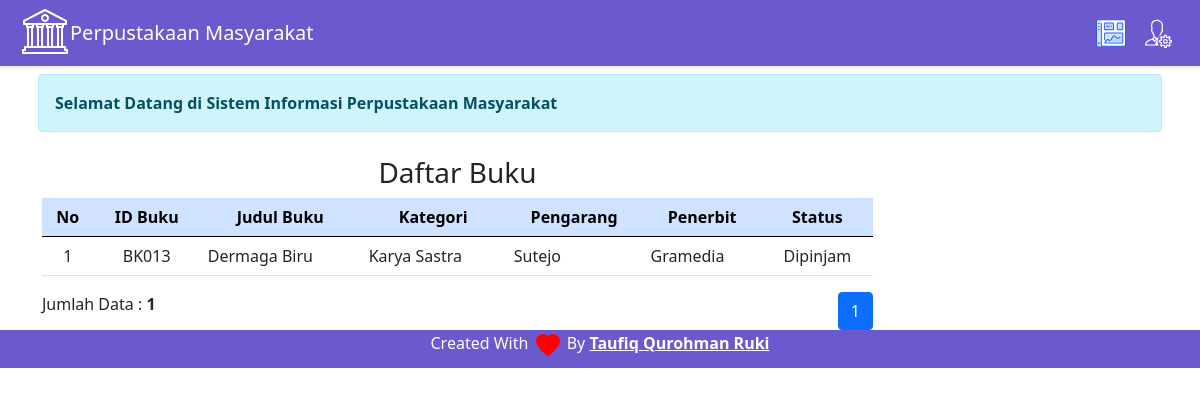
The app's page /depan.php with its own data.
### tables this page shows
CREATE TABLE `tbbuku` (
  `idbuku` varchar(5) NOT NULL,
  `judulbuku` varchar(50) NOT NULL,
  `gambar` varchar(200) NOT NULL,
  `kategori` varchar(50) NOT NULL,
  `pengarang` varchar(40) NOT NULL,
  `penerbit` varchar(40) NOT NULL,
  `status` varchar(10) NOT NULL
);

### depan.php (the view, shortened to what this page needs)
<html>
<link href="https://cdn.jsdelivr.net/npm/bootstrap@5.1.0/dist/css/bootstrap.min.css" rel="stylesheet">
<nav class="navbar navbar-expand-lg shadow-sm navbar-dark p-2" style="background-color: #6A5ACD;">
  <div class="container-fluid">
    <a class="navbar-brand">Perpustakaan Masyarakat</a>
    <div class="collapse navbar-collapse" id="navbarSupportedContent">
      <ul class="navbar-nav ms-auto mb-2 mb-lg-0">
        <li class="nav-item">
          <a class="nav-link active" aria-current="page" href="depan.php">
          </a>
        </li>
        <li class="nav-item">
          <a class="nav-link" href="login.php">
          </a>
        </li>
      </ul>
    </div>
  </div>
</nav>
<div class="container">
    <div class="row">
        <div class ="col-xs-12 p-2">
            <div class="alert alert-info">
                <strong>Selamat Datang di Sistem Informasi Perpustakaan Masyarakat</strong>
            </div>
        </div>
    </div>
    <div class="row">
        <div class="col-md-9 col-xs-12">
            <div class="panel panel-default">
                <div class="panel-heading">
                    <h3 class="panel-title text-center">Daftar Buku</h3>
                </div>
                <div class="panel-body">
                <table class="table">
                    <thead class="table-primary">
                        <th style="text-align: center;">No</td>
                        <th style="text-align: center;">ID Buku</th>
                        <th style="text-align: center;">Judul Buku</th>
                        <th style="text-align: center;">Kategori</th>
                        <th style="text-align: center;">Pengarang</th>
                        <th style="text-align: center;">Penerbit</th>
                        <th style="text-align: center;">Status</th>
                    </thead>
                            <?php
                            $con = mysqli_connect("localhost","root","","dbpus");
                            $sql = "SELECT * FROM tbbuku";
                            $query = mysqli_query($con, $sql) or die("SQL Anda Salah");
                            $batas = 10;
                            extract($_GET);
                            if(empty($hal)){
                                $posisi = 0;
                                $hal = 1;
                                $nomor = 1;
                            }
                            else {
                                $posisi = ($hal - 1) * $batas;
                                $nomor = $posisi+1;
                            }
                            if($_SERVER['REQUEST_METHOD'] == "POST"){
                                $pencarian = trim(mysqli_real_escape_string($db, $_POST['pencarian']));
                                if($pencarian != ""){
                                    $sql = "SELECT * FROM tbbuku WHERE judulbuku LIKE '%$pencarian%'
                                            OR idbuku LIKE '%$pencarian%'
                                            OR kategori LIKE '%$pencarian%'
                                            OR pengarang LIKE '%$pencarian%'
                                            OR penerbit LIKE '%$pencarian%'
                                            OR status LIKE '%$pencarian%'";
                                    $query = $sql;
                                    $queryJml = $sql;
                                }
                                else {
                                    $query = "SELECT * FROM tbbuku LIMIT $posisi, $batas";
                                    $queryJml = "SELECT * FROM tbbuku";
                                    $no = $posisi * 1;
                                }
                            }
                            else {
                                $query = "SELECT * FROM tbbuku LIMIT $posisi, $batas";
                                $queryJml = "SELECT * FROM tbbuku";
                            }
                            $q_tampil_buku = mysqli_query($con, $query);
                            if(mysqli_num_rows($q_tampil_buku)>0)
                            {
                                while($r_tampil_buku=mysqli_fetch_array($q_tampil_buku)){
                                ?>
                            <tr>
                                <td style="text-align: center;"><?php echo $nomor; ?></td>
                                <td style="text-align: center;"><?php echo $r_tampil_buku['idbuku']; ?></td>
                                <td style="text-align: left;"><?php echo $r_tampil_buku['judulbuku']; ?></td>
                                <td style="text-align: left;"><?php echo $r_tampil_buku['kategori']; ?></td>
                                <td style="text-align: left;"><?php echo $r_tampil_buku['pengarang']; ?></td>
                                <td style="text-align: left;"><?php echo $r_tampil_buku['penerbit']; ?></td>
                                <td style="text-align: center;"><?php echo $r_tampil_buku['status']; ?></td>
                            </tr>
                            <?php $nomor++; }
                            }
                            else {
                                echo "<tr><td colspan=6>Data Tidak Ditemukan</td></tr>";
                            }?>
                    </table>
                    <?php
	if(isset($_POST['pencarian'])){
	if($_POST['pencarian']!=''){
		echo "<div style=\"float:left;\">";
		$jml = mysqli_num_rows(mysqli_query($con, $queryJml));
		echo "Data Hasil Pencarian: <b>$jml</b>";
		echo "</div>";
	}
	}
	else{ ?>
		<div style="float: left;">
		<?php
			$jml = mysqli_num_rows(mysqli_query($con, $queryJml));
			echo "Jumlah Data : <b>$jml</b>";
		?>
		</div>
		<div class="pagination" style="float: right;">
				<?php
				$jml_hal = ceil($jml/$batas);
				for($i=1; $i<=$jml_hal; $i++){
					if($i != $hal){
						echo "<li class='page-item'><a href=\"?p=buku&hal=$i\" class='page-link'>$i</a>";
					}
					else {
						echo "<li class='page-item active' aria-current='page'>
                        <a class='page-link'>$i</a>
                        </li>";
					}
				}
				?>
		</div>
	<?php
	}
	?>
                </div>
            </div>
        </div>
    </div>
</div>
<div>
<footer class="text-white text-center pb-2" style="background: #6A5ACD">
      Created With  By <a href="https://www.instagram.com/dragon_sin98/" class="text-white fw-bold">Taufiq Qurohman Ruki</a>
</footer>
</div>
</html>

### records on screen
tbbuku: idbuku "BK013", judulbuku "Dermaga Biru", kategori "Karya Sastra", pengarang "Sutejo", penerbit "Gramedia", status "Dipinjam"

### other values on screen
$jml "1"
